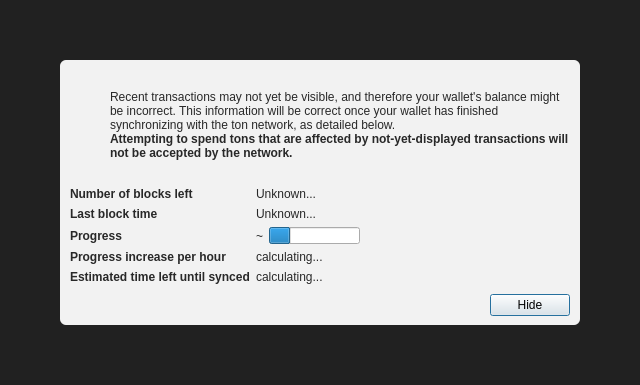
<?xml version="1.0" encoding="UTF-8"?>
<ui version="4.0">
 <class>ModalOverlay</class>
 <widget class="ModalOverlay" name="ModalOverlay">
  <property name="geometry">
   <rect>
    <x>0</x>
    <y>0</y>
    <width>640</width>
    <height>385</height>
   </rect>
  </property>
  <property name="windowTitle">
   <string>Form</string>
  </property>
  <layout class="QVBoxLayout" name="verticalLayout" stretch="0">
   <property name="sizeConstraint">
    <enum>QLayout::SetDefaultConstraint</enum>
   </property>
   <property name="leftMargin">
    <number>0</number>
   </property>
   <property name="topMargin">
    <number>0</number>
   </property>
   <property name="rightMargin">
    <number>0</number>
   </property>
   <property name="bottomMargin">
    <number>0</number>
   </property>
   <item>
    <widget class="QWidget" name="bgWidget" native="true">
     <property name="styleSheet">
      <string notr="true">#bgWidget { background: rgba(0,0,0,220); }</string>
     </property>
     <layout class="QVBoxLayout" name="verticalLayoutMain" stretch="1">
      <property name="leftMargin">
       <number>60</number>
      </property>
      <property name="topMargin">
       <number>60</number>
      </property>
      <property name="rightMargin">
       <number>60</number>
      </property>
      <property name="bottomMargin">
       <number>60</number>
      </property>
      <item>
       <widget class="QWidget" name="contentWidget" native="true">
        <property name="styleSheet">
         <string notr="true">#contentWidget { background: rgba(255,255,255,240); border-radius: 6px; }

QLabel { color: rgb(40,40,40);  }</string>
        </property>
        <layout class="QVBoxLayout" name="verticalLayoutSub" stretch="1,0,0,0">
         <property name="spacing">
          <number>0</number>
         </property>
         <property name="leftMargin">
          <number>10</number>
         </property>
         <property name="topMargin">
          <number>10</number>
         </property>
         <property name="rightMargin">
          <number>10</number>
         </property>
         <property name="bottomMargin">
          <number>10</number>
         </property>
         <item>
          <layout class="QHBoxLayout" name="horizontalLayoutIconText" stretch="0,1">
           <property name="topMargin">
            <number>20</number>
           </property>
           <item>
            <layout class="QVBoxLayout" name="verticalLayoutIcon">
             <property name="leftMargin">
              <number>0</number>
             </property>
             <item>
              <widget class="QPushButton" name="warningIcon">
               <property name="enabled">
                <bool>false</bool>
               </property>
               <property name="text">
                <string/>
               </property>
               <property name="icon">
                <iconset>
                 <normaloff>:/icons/warning</normaloff>
                 <disabledoff>:/icons/warning</disabledoff>:/icons/warning</iconset>
               </property>
               <property name="iconSize">
                <size>
                 <width>48</width>
                 <height>48</height>
                </size>
               </property>
               <property name="flat">
                <bool>true</bool>
               </property>
              </widget>
             </item>
             <item>
              <spacer name="verticalSpacerWarningIcon">
               <property name="orientation">
                <enum>Qt::Vertical</enum>
               </property>
               <property name="sizeHint" stdset="0">
                <size>
                 <width>20</width>
                 <height>40</height>
                </size>
               </property>
              </spacer>
             </item>
            </layout>
           </item>
           <item>
            <layout class="QVBoxLayout" name="verticalLayoutInfoText">
             <property name="leftMargin">
              <number>0</number>
             </property>
             <property name="topMargin">
              <number>0</number>
             </property>
             <item>
              <widget class="QLabel" name="infoText">
               <property name="text">
                <string>Recent transactions may not yet be visible, and therefore your wallet's balance might be incorrect. This information will be correct once your wallet has finished synchronizing with the ton network, as detailed below.</string>
               </property>
               <property name="textFormat">
                <enum>Qt::RichText</enum>
               </property>
               <property name="wordWrap">
                <bool>true</bool>
               </property>
              </widget>
             </item>
             <item>
              <widget class="QLabel" name="infoTextStrong">
               <property name="font">
                <font>
                 <weight>75</weight>
                 <bold>true</bold>
                </font>
               </property>
               <property name="text">
                <string>Attempting to spend tons that are affected by not-yet-displayed transactions will not be accepted by the network.</string>
               </property>
               <property name="textFormat">
                <enum>Qt::RichText</enum>
               </property>
               <property name="wordWrap">
                <bool>true</bool>
               </property>
              </widget>
             </item>
             <item>
              <spacer name="verticalSpacerInTextSpace">
               <property name="orientation">
                <enum>Qt::Vertical</enum>
               </property>
               <property name="sizeHint" stdset="0">
                <size>
                 <width>20</width>
                 <height>40</height>
                </size>
               </property>
              </spacer>
             </item>
            </layout>
           </item>
          </layout>
         </item>
         <item>
          <spacer name="verticalSpacerAfterText">
           <property name="orientation">
            <enum>Qt::Vertical</enum>
           </property>
           <property name="sizeHint" stdset="0">
            <size>
             <width>20</width>
             <height>40</height>
            </size>
           </property>
          </spacer>
         </item>
         <item>
          <layout class="QFormLayout" name="formLayout">
           <property name="fieldGrowthPolicy">
            <enum>QFormLayout::FieldsStayAtSizeHint</enum>
           </property>
           <property name="horizontalSpacing">
            <number>6</number>
           </property>
           <property name="verticalSpacing">
            <number>6</number>
           </property>
           <property name="topMargin">
            <number>10</number>
           </property>
           <item row="0" column="0">
            <widget class="QLabel" name="labelNumberOfBlocksLeft">
             <property name="font">
              <font>
               <weight>75</weight>
               <bold>true</bold>
              </font>
             </property>
             <property name="text">
              <string>Number of blocks left</string>
             </property>
            </widget>
           </item>
           <item row="0" column="1">
            <widget class="QLabel" name="numberOfBlocksLeft">
             <property name="text">
              <string>Unknown...</string>
             </property>
            </widget>
           </item>
           <item row="1" column="0">
            <widget class="QLabel" name="labelLastBlockTime">
             <property name="font">
              <font>
               <weight>75</weight>
               <bold>true</bold>
              </font>
             </property>
             <property name="text">
              <string>Last block time</string>
             </property>
            </widget>
           </item>
           <item row="1" column="1">
            <widget class="QLabel" name="newestBlockDate">
             <property name="sizePolicy">
              <sizepolicy hsizetype="Maximum" vsizetype="Preferred">
               <horstretch>0</horstretch>
               <verstretch>0</verstretch>
              </sizepolicy>
             </property>
             <property name="text">
              <string>Unknown...</string>
             </property>
            </widget>
           </item>
           <item row="2" column="0">
            <widget class="QLabel" name="labelSyncDone">
             <property name="font">
              <font>
               <weight>75</weight>
               <bold>true</bold>
              </font>
             </property>
             <property name="text">
              <string>Progress</string>
             </property>
            </widget>
           </item>
           <item row="2" column="1">
            <layout class="QHBoxLayout" name="horizontalLayoutSync" stretch="0,1">
             <item>
              <widget class="QLabel" name="percentageProgress">
               <property name="text">
                <string notr="true">~</string>
               </property>
              </widget>
             </item>
             <item>
              <widget class="QProgressBar" name="progressBar">
               <property name="value">
                <number>24</number>
               </property>
               <property name="format">
                <string/>
               </property>
              </widget>
             </item>
            </layout>
           </item>
           <item row="4" column="0">
            <widget class="QLabel" name="labelProgressIncrease">
             <property name="font">
              <font>
               <weight>75</weight>
               <bold>true</bold>
              </font>
             </property>
             <property name="text">
              <string>Progress increase per hour</string>
             </property>
            </widget>
           </item>
           <item row="4" column="1">
            <widget class="QLabel" name="progressIncreasePerH">
             <property name="text">
              <string>calculating...</string>
             </property>
            </widget>
           </item>
           <item row="5" column="0">
            <widget class="QLabel" name="labelEstimatedTimeLeft">
             <property name="font">
              <font>
               <weight>75</weight>
               <bold>true</bold>
              </font>
             </property>
             <property name="text">
              <string>Estimated time left until synced</string>
             </property>
            </widget>
           </item>
           <item row="5" column="1">
            <widget class="QLabel" name="expectedTimeLeft">
             <property name="text">
              <string>calculating...</string>
             </property>
            </widget>
           </item>
          </layout>
         </item>
         <item>
          <layout class="QHBoxLayout" name="horizontalLayoutButtons">
           <property name="leftMargin">
            <number>10</number>
           </property>
           <property name="topMargin">
            <number>10</number>
           </property>
           <item>
            <spacer name="horizontalSpacer">
             <property name="orientation">
              <enum>Qt::Horizontal</enum>
             </property>
             <property name="sizeHint" stdset="0">
              <size>
               <width>40</width>
               <height>20</height>
              </size>
             </property>
            </spacer>
           </item>
           <item>
            <widget class="QPushButton" name="closeButton">
             <property name="text">
              <string>Hide</string>
             </property>
             <property name="focusPolicy">
              <enum>Qt::StrongFocus</enum>
             </property>
             <property name="default">
              <bool>true</bool>
             </property>
            </widget>
           </item>
          </layout>
         </item>
        </layout>
       </widget>
      </item>
     </layout>
    </widget>
   </item>
  </layout>
 </widget>
 <customwidgets>
  <customwidget>
   <class>ModalOverlay</class>
   <extends>QWidget</extends>
   <header>qt/modaloverlay.h</header>
   <container>1</container>
  </customwidget>
 </customwidgets>
 <resources/>
 <connections/>
</ui>
